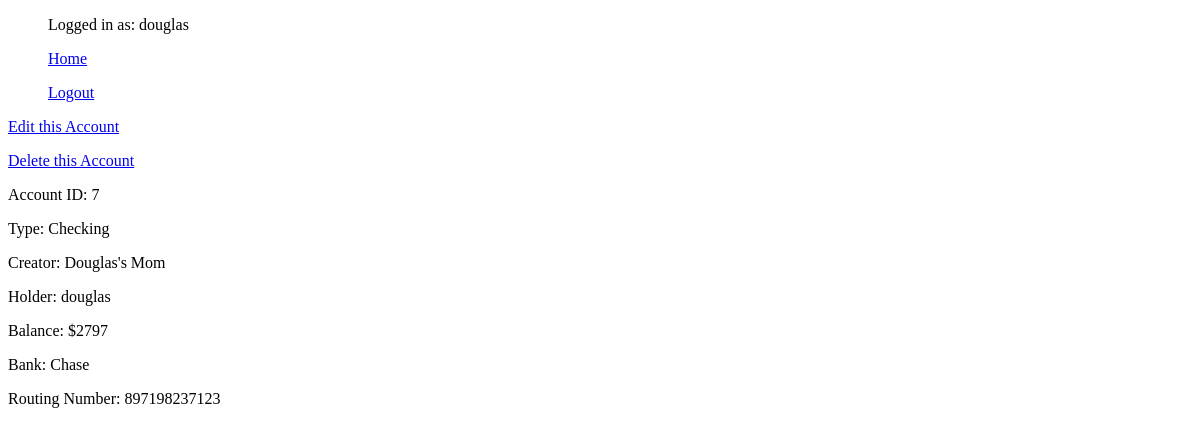
Page /bank_accounts/7/user_account_detail (signed in) on the earlier database version.
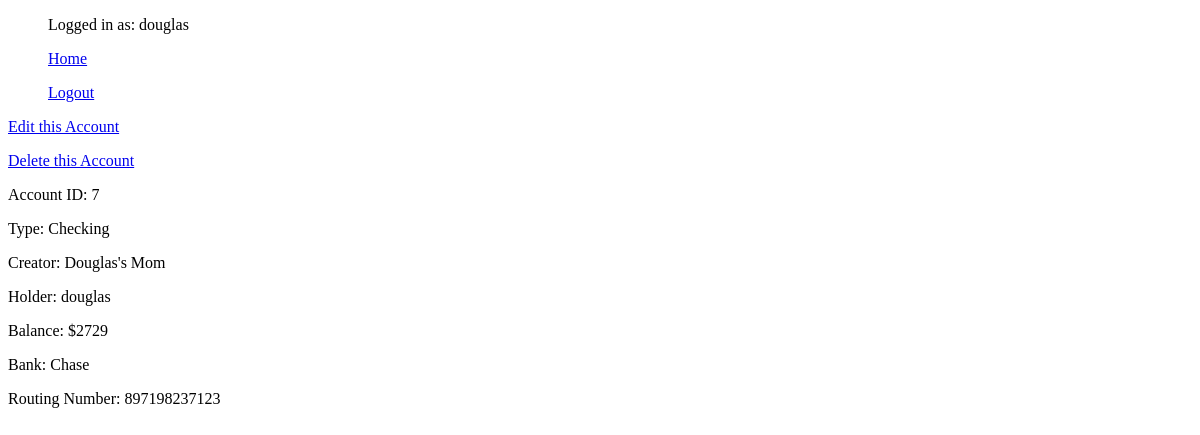
Same page on the later database version.
### bank_accounts/models.py (models this page shows, shortened)
class Account(models.Model):
    CHECKING = "Checking"
    SAVINGS = "Savings"
    ACCOUNT_TYPE_CHOICES = (
        (CHECKING, 'Checking'),  # Each inner tuple is of form: (value to be set in model, human readable name)
        (SAVINGS, 'Savings'),
    )
    UCU = 'UCU'
    CHASE = 'Chase'
    WELLS_FARGO = 'Wells Fargo'
    BANK_CHOICES = (
        (UCU, 'UCU'),
        (CHASE, 'Chase'),
        (WELLS_FARGO, 'Wells Fargo'),
    )
    account_type = models.CharField(max_length=200, default=None, choices=ACCOUNT_TYPE_CHOICES)
    creator = models.CharField(max_length=200, default=None)  # Account creator
    holder = models.ForeignKey(User, on_delete=models.SET_NULL, null=True, blank=True)  # Account holder is a site user
    balance = models.IntegerField(default=0)
    bank = models.CharField(max_length=200, default='UCU', null=True, choices=BANK_CHOICES)
    routing_number = models.IntegerField(null=True)

### bank_accounts/views.py (the view)
# urls.py: path('<int:pk>/user_account_detail', account_detail_view, name='account_detail'),
@login_required
def account_detail_view(request, pk):
    try:
        account = Account.objects.get(pk=pk)
    except Account.DoesNotExist:  # Model class supports DNE exceptions
        raise Http404()
    context = {
        "account": account
    }
    if request.user == account.holder:
        return render(request=request, template_name='bank_accounts/account_detail.html', context=context)
    else:
        return HttpResponseForbidden()

### bank_accounts/templates/bank_accounts/account_detail.html (shortened to what this page needs)
{% extends 'base.html' %}
{% block content %}
    <p><a href="{% url 'bank_accounts:update' account.id  %}">Edit this Account</a></p>
    <p><a href="{% url 'bank_accounts:delete' account.id  %}">Delete this Account</a></p>
    <p>Account ID: {{ account.id }}</p>
    <p>Type: {{ account.account_type }}</p>
    <p>Creator: {{ account.creator }}</p>
    <p>Holder: {{ account.holder }}</p>
    <p>Balance: ${{ account.balance }}</p>
    <p>Bank: {{ account.bank }}</p>
    <p>Routing Number: {{ account.routing_number }}</p>
{% endblock %}

Differences in the rows shown:
changed Account "Checking": balance "2797" → "2729"
